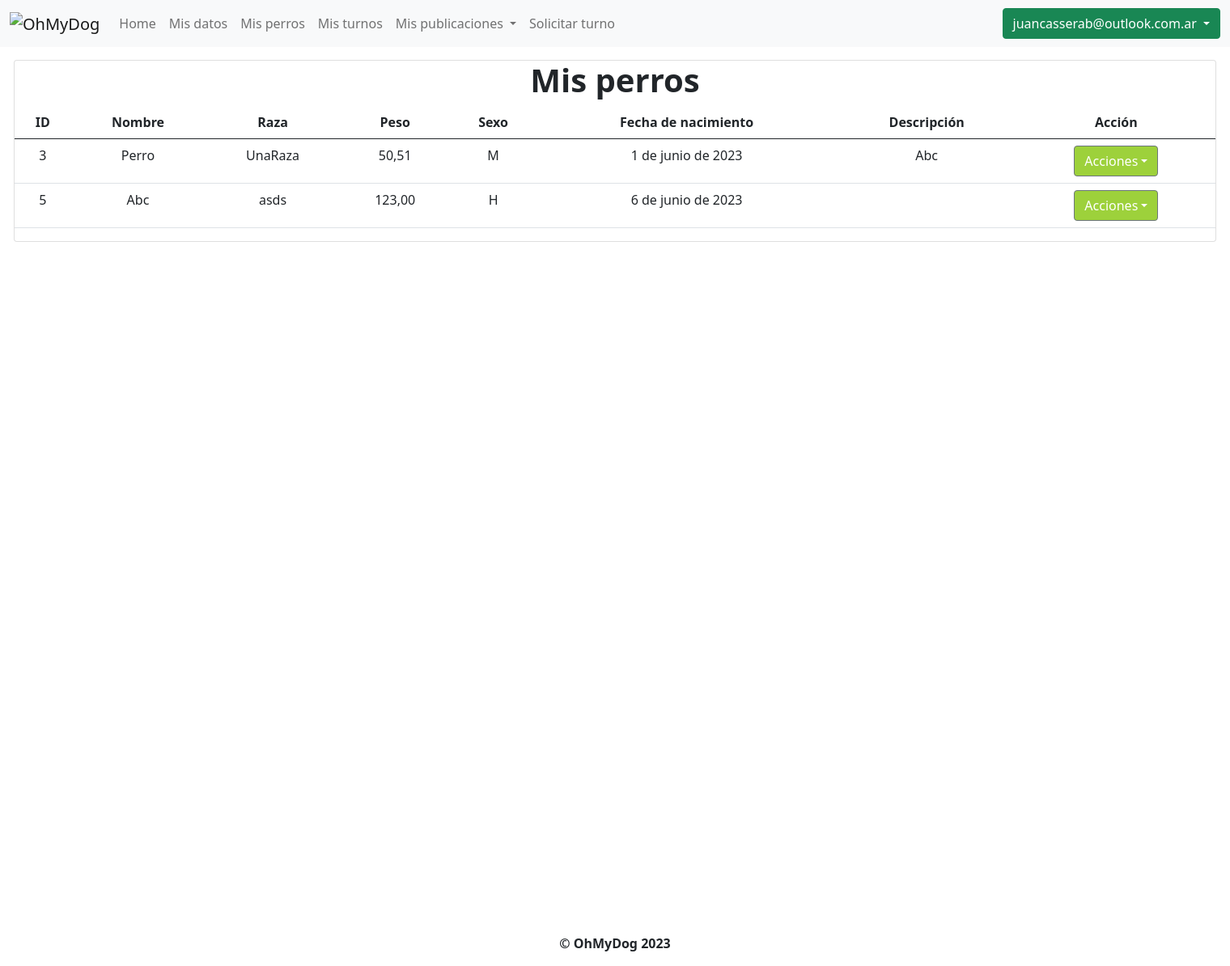
Screenshot of /mis_perros (signed in) with the database file from the repository.
### OhMyDog/models.py (models this page shows, shortened)
class Usuario(AbstractBaseUser, PermissionsMixin):
    mail = models.EmailField(unique=True)
    password = models.CharField(max_length=255)
    cliente = models.OneToOneField(Cliente, null=True, on_delete=models.CASCADE)
    habilitado = models.BooleanField(default=True)
    primer_inicio = models.BooleanField(default=True)
    is_staff = models.BooleanField(default=False)
    USERNAME_FIELD = "mail"
    objects = UsuarioManager()

### OhMyDog/modelos/perros/perros.py (models this page shows, shortened)
class Perro(models.Model):
    id = models.BigAutoField(primary_key=True)
    dueño = models.ForeignKey(
        Cliente, null=False, on_delete=models.CASCADE, related_name="perros"
    )
    nombre = models.CharField(max_length=35, blank=False)
    raza = models.CharField(max_length=255, blank=False)
    peso = models.DecimalField(blank=False, max_digits=5, decimal_places=2)
    descripcion = models.CharField(max_length=255)
    fecha_de_nacimiento = models.DateField(blank=False)
    sexos = [("M", "Macho"), ("H", "Hembra")]
    sexo = models.CharField(max_length=1, choices=sexos, blank=False)
    habilitado = models.BooleanField(default=True)
    tiene_castracion = models.BooleanField(default=False)

### OhMyDog/views/clientes.py (the view)
# urls.py: path("mis_perros", mis_perros, name="mis_perros"),
@login_required
def mis_perros(request):
    perros = perros_habilitados_cliente(request.user.cliente.id)
    return render(request, "mis_perros.html", {"perros": perros})

### OhMyDog/modelos/clientes/__init__.py (called while the page is built)
def perros_habilitados_cliente(id):
    cliente = Cliente.objects.get(id=id)
    return cliente.perros.filter(habilitado=True)

### OhMyDog/templates/mis_perros.html (shortened to what this page needs)
{% extends 'layout.html' %}
{% block content %}
<div class="container containerPrincipal">
	<div class="card">
		<h1>Mis perros</h1>
		<table class="table table-hover">
			<thead>
				<tr>
					<th scope="col">ID</th>
					<th scope="col">Nombre</th>
					<th scope="col">Raza</th>
					<th scope="col">Peso</th>
					<th scope="col">Sexo</th>
					<th scope="col">Fecha de nacimiento</th>
					<th scope="col">Descripción</th>
					<th scope="col">Acción</th>
				</tr>
			</thead>
			<tbody>
				{% if perros %}
				{% for perro in perros %}
				<tr>
					<td>{{ perro.id }}</td>
					<td>{{ perro.nombre }}</td>
					<td>{{ perro.raza }}</td>
					<td>{{ perro.peso }}</td>
					<td>{{ perro.sexo }}</td>
					<td>{{ perro.fecha_de_nacimiento }}</td>
					<td>{{ perro.descripcion }}</td>
					<td>
						<div class="dropdown">
							<a class="btn btn-secondary dropdown-toggle" href="#" role="button" id="dropdownMenuLink"
								data-bs-toggle="dropdown" aria-haspopup="true" aria-expanded="false"
								style="background-color: rgb(157, 209, 59);">Acciones</a>
						</div>
					</td>
				</tr>
				{% endfor %}
				{% else %}
				<tr>
					<td colspan="9">
						<p>No hay perros registrados</p>
					</td>
				</tr>
				{% endif %}
			</tbody>
		</table>
	</div>
</div>
{%endblock%}

### OhMyDog/templates/layout.html (shortened to what this page needs)
<!DOCTYPE html>
<html>
	<head>
		<link
			href="https://cdn.jsdelivr.net/npm/bootstrap@5.0.2/dist/css/bootstrap.min.css"
			rel="stylesheet"
		/>
	</head>
	<body>
		<header>
			<nav class="navbar navbar-expand-lg navbar-light bg-light">
				<div class="container-fluid">
					<a class="navbar-brand">
						<img src="http://imgfz.com/i/eq02Nh8.png" alt="OhMyDog" />
					</a>
					<div class="collapse navbar-collapse" id="navbarSupportedContent">
						<ul class="navbar-nav me-auto mb-2 mb-lg-0">
							{% if user.is_authenticated %}
								{% if user.is_staff %}
									<li class="nav-item">
										<a class="nav-link" href="{% url 'home' %}">Home</a>
									</li>
									<li class="nav-item">
										<a class="nav-link" href="{% url 'clientes' %}">Listar clientes</a>
									</li>
									<li class="nav-item">
										<a class="nav-link" href="{% url 'registrar_cliente' %}">Registrar cliente</a>
									</li>
									<li class="nav-item">
										<a class="nav-link" href="{% url 'solicitudes_de_turnos' %}">Solicitudes de turnos</a>
									</li>
									<li class="nav-item dropdown">
										<a
											class="nav-link dropdown-toggle"
											role="button"
											data-bs-toggle="dropdown"
											aria-expanded="false"
										>
											Publicaciones
										</a>
										<ul
											class="dropdown-menu"
											aria-labelledby="navbarDropdown"
										>
											<li>
												<a class="dropdown-item" href="{%url 'agregar_paseador_cuidador_al_mapa' %}"
													>Registrar paseador o cuidador</a
												>
											</li>
											<li>
												<a class="dropdown-item" href="agregar_campania_donacion"
													>Agregar campaña de donación</a
												>
											</li>
										</ul>
								</li>
								{% else %}
									<li class="nav-item">
										<a class="nav-link" href="{% url 'home' %}">Home</a>
									</li>
									<li class="nav-item">
										<a class="nav-link" href="{% url 'mis_datos' %}">Mis datos</a>
									</li>
									<li class="nav-item">
										<a class="nav-link" href="{% url 'mis_perros' %}">Mis perros</a>
									</li>
									<li class="nav-item">
										<a class="nav-link" href="{% url 'mis_turnos' %}">Mis turnos</a>
									</li>
									<li class="nav-item dropdown">
											<a
												class="nav-link dropdown-toggle"
												role="button"
												data-bs-toggle="dropdown"
												aria-expanded="false"
											>
												Mis publicaciones
											</a>
									</li>
									<li class="nav-item">
										<a class="nav-link" href="{% url 'solicitar_turno' %}">Solicitar turno</a>
									</li>
								{% endif %}
							{% else %}
								<li class="nav-item">
									<a class="nav-link" href="{% url 'home' %}">Home</a>
								</li>
							{% endif %}
						</ul>
						{% if user.is_authenticated %}
							<li class="nav-item dropdown" style="border-radius: 6px; list-style-type: none;">
								<a class="btn {% if user.is_staff %} btn-primary {% else %} btn-success {% endif %} dropdown-toggle" href="#" id="navbarDropdown" role="button" data-bs-toggle="dropdown" aria-expanded="false">
									{{ user.mail }}
								</a>
							</li>
						{% else %}
							<li class="nav-item">
								<a class="btn btn-primary" id="iniciar_sesion" href="{% url 'login' %}">Iniciar sesión</a>
							</li>
						{% endif %}
					</div>
				</div>
			</nav>
		</header>
		<div class="content">
			{% block content %}{% endblock %}
		</div>
		<footer class="footer">
			<p style="text-align: center; font-weight: bold ">© OhMyDog 2023</p>
		</footer>
	</body>
</html>

### OhMyDog/templates/layout.html (style rules this page uses)
h1 { font-weight: bold; }
.containerPrincipal { float: none; text-align: center; display: block; width: 1510px; max-width: 1980px; height: 1080px; }

### rows the page displays
Usuario: mail "juancasserab@outlook.com.ar"
Perro: id "3", nombre "Perro", raza "UnaRaza", peso "50,51", sexo "M", fecha_de_nacimiento "1 de junio de 2023", descripcion "Abc"
Perro: id "5", nombre "Abc", raza "asds", peso "123,00", sexo "H", fecha_de_nacimiento "6 de junio de 2023"
